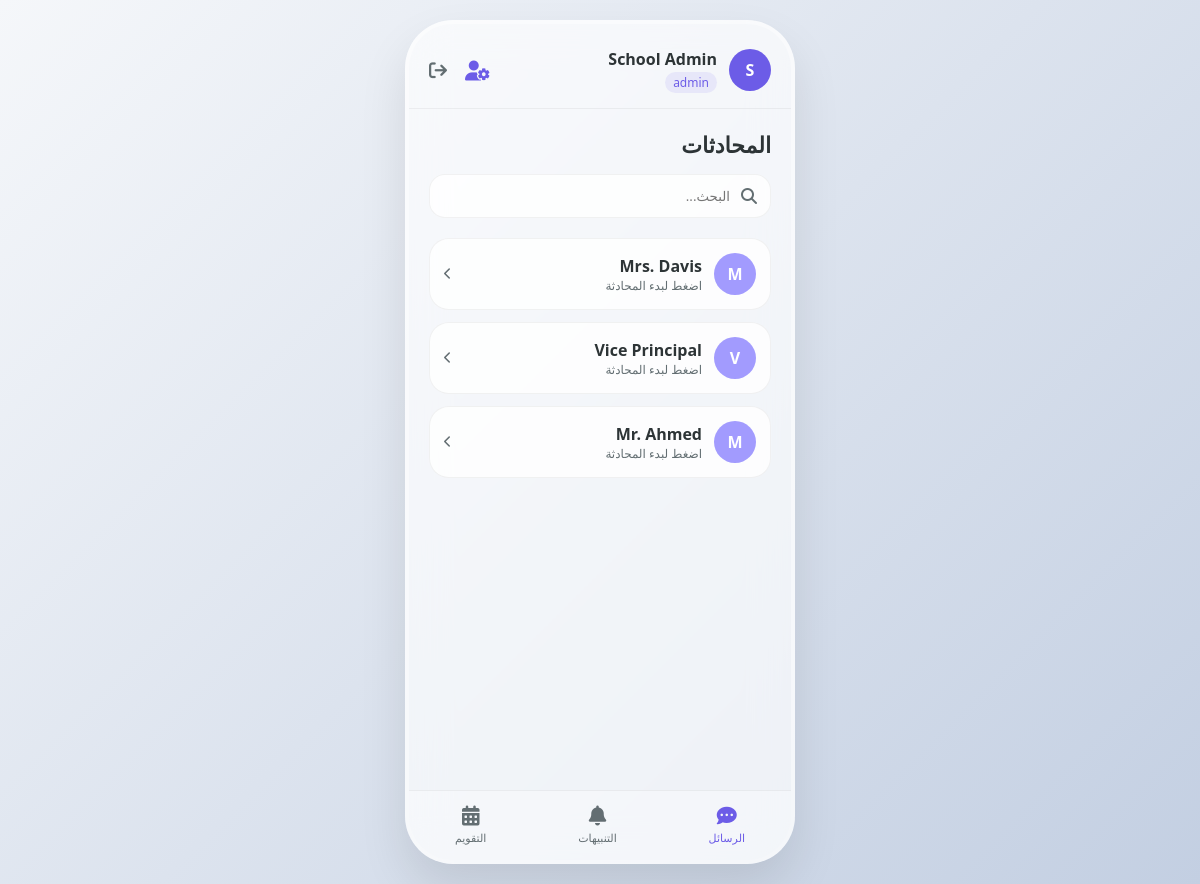
Page / (signed in) on the earlier database version.
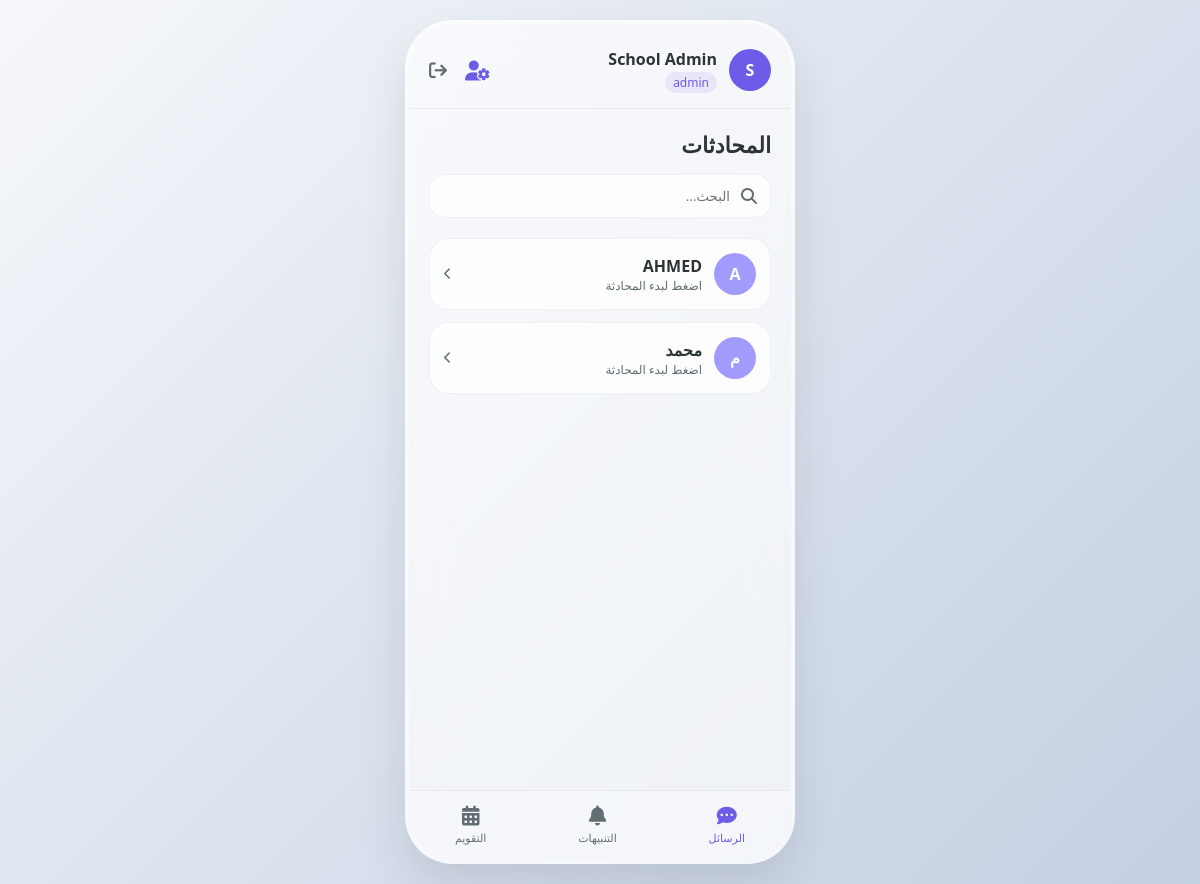
Same page on the later database version.
### app.py (models this page shows)
class User(db.Model):
    id = db.Column(db.Integer, primary_key=True)
    username = db.Column(db.String(80), unique=True, nullable=False)
    password = db.Column(db.String(200), nullable=False)
    name = db.Column(db.String(100), nullable=False)
    role = db.Column(db.String(20), nullable=False)  # admin, teacher, parent, student

### app.py (the view)
@app.route('/')
def index():
    if 'user_id' not in session:
        return redirect(url_for('login'))
    users = User.query.filter(User.id != session['user_id']).all()
    return render_template('index.html', users=users)

### app.py (called while the page is built)
@app.context_processor
def inject_user():
    if 'user_id' in session:
        user = User.query.get(session['user_id'])
        if user:
            return dict(current_user=CurrentUserProxy(user))
    return dict(current_user=None)

### templates/index.html (shortened to what this page needs)
<!DOCTYPE html>
<html lang="ar" dir="rtl">
<head>
    <link rel="stylesheet" href="https://cdnjs.cloudflare.com/ajax/libs/font-awesome/6.4.0/css/all.min.css">
</head>
<body>
    <div class="phone-container">
        <div class="chat-header">
            <div class="user-profile">
                <div class="avatar">{{ current_user.name[0] if current_user else 'U' }}</div>
                <div class="user-info">
                    <h3>{{ current_user.name if current_user else 'المستخدم' }}</h3>
                    <span class="user-role">{{ current_user.role if current_user else 'مستخدم' }}</span>
                </div>
            </div>
            <div class="header-actions">
                {% if current_user and current_user.role|lower == 'admin' %}
                <a href="{{ url_for('admin_users') }}" class="logout-btn admin-icon-btn" title="إدارة المستخدمين">
                    <i class="fa-solid fa-user-gear"></i>
                </a>
                {% endif %}
                <a href="{{ url_for('logout') }}" class="logout-btn" title="تسجيل الخروج">
                    <i class="fa-solid fa-arrow-right-from-bracket"></i>
                </a>
            </div>
        </div>
        <div class="main-content">
            <div id="screen-messages" class="app-screen active" style="padding:0;">
                <div id="sub-contacts" style="padding: 20px; display: flex; flex-direction: column; height: 100%;">
                    <h2 class="screen-title" style="margin-bottom: 15px;">المحادثات</h2>
                    <div class="search-box"><input type="text" placeholder="البحث..."><i class="fa-solid fa-magnifying-glass"></i></div>
                    <div class="contacts-list">
                        {% for user in users %}
                        <div class="contact-card" onclick="openChat({{ user.id }}, '{{ user.name }}')">
                            <div style="display: flex; align-items: center; gap: 12px;">
                                <div class="avatar" style="background: #a29bfe;">{{ user.name[0] }}</div>
                                <div>
                                    <strong style="color: var(--text-main);">{{ user.name }}</strong>
                                    <p style="color: var(--text-muted); font-size: 12px;">اضغط لبدء المحادثة</p>
                                </div>
                            </div>
                            <i class="fa-solid fa-chevron-left" style="color: var(--text-muted); font-size: 12px;"></i>
                        </div>
                        {% endfor %}
                    </div>
                </div>
            </div>
        </div>
        <div class="bottom-nav">
            <div id="nav-msg" class="nav-item active" onclick="switchTab('messages')"><i class="fa-solid fa-comment-dots"></i>الرسائل</div>
            <div id="nav-alerts" class="nav-item" onclick="switchTab('alerts')"><i class="fa-solid fa-bell"></i>التنبيهات</div>
            <div id="nav-calendar" class="nav-item" onclick="switchTab('calendar')"><i class="fa-solid fa-calendar-days"></i>التقويم</div>
        </div>
    </div>
</body>
</html>

Differences in the rows shown:
removed User: name "V", name "Vice Principal"
removed User: name "M", name "Mr. Ahmed"
changed User: name "M" → "A"; name "Mrs. Davis" → "AHMED"
added User: name "م", name "محمد"
